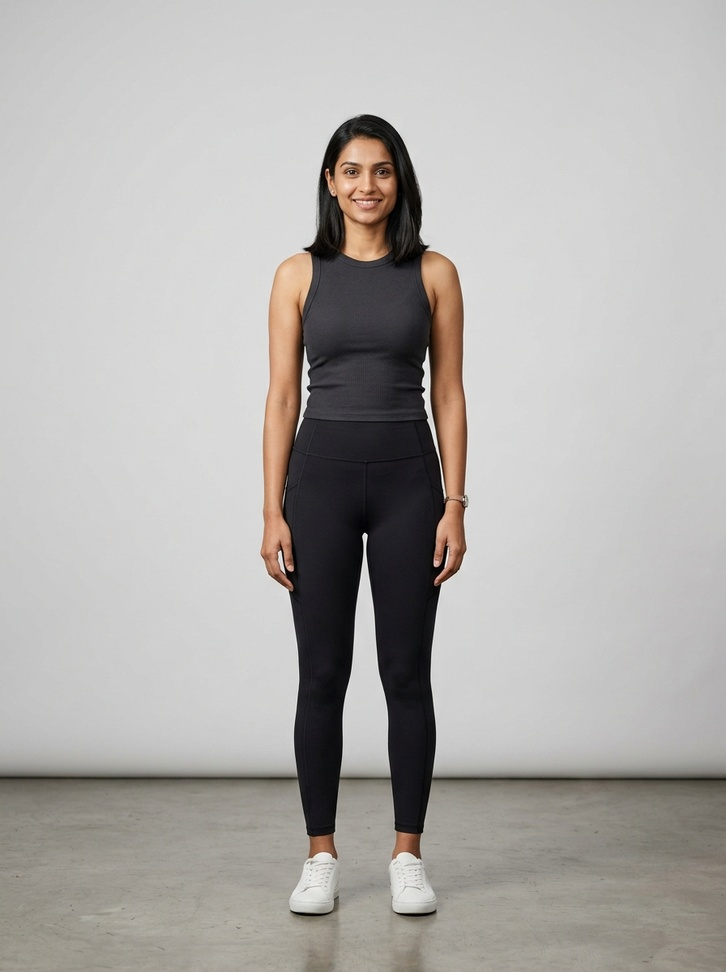
#> input picture inputs/persons/model_female_001.jpg, 726 x 972 px, shrunk from 896 x 1200 before the run, found by its file name
$ python detect_face_coords.py
#> lines starting #> are read from the running program, lines starting #| are printed output that depends on the picture
import cv2
import numpy as np

# Load Saree model
saree = cv2.imread("inputs/persons/model_female_001.jpg")
#> saree is the input picture: shape (972, 726, 3); mean B, G, R 170.4, 173.1, 175.8
sh, sw = saree.shape[:2]
#> sh = 972; sw = 726

# Load face cascade
face_cascade = cv2.CascadeClassifier(cv2.data.haarcascades + 'haarcascade_frontalface_default.xml')
gray = cv2.cvtColor(saree, cv2.COLOR_BGR2GRAY)
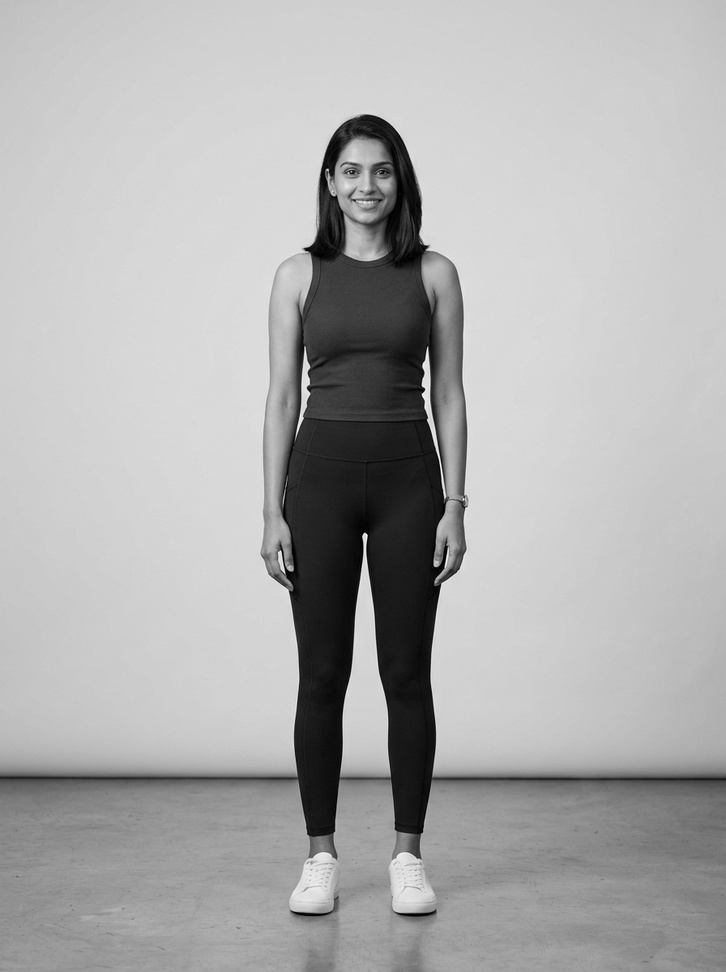
#> gray: shape (972, 726); min 0, max 254, mean 173.6
faces = face_cascade.detectMultiScale(gray, 1.1, 4)
#> faces = [[326, 141, 80, 80]]

for (fx, fy, fw, fh) in faces:
    print(f"Detected Saree Girl Face at: x={fx}, y={fy}, w={fw}, h={fh}")
#> this loop made 1 pass
#| Detected Saree Girl Face at: x=326, y=141, w=80, h=80

# Load isolated green dress
green = cv2.imread("assets/dataset_14/tryons/emerald_green_suit.jpg")
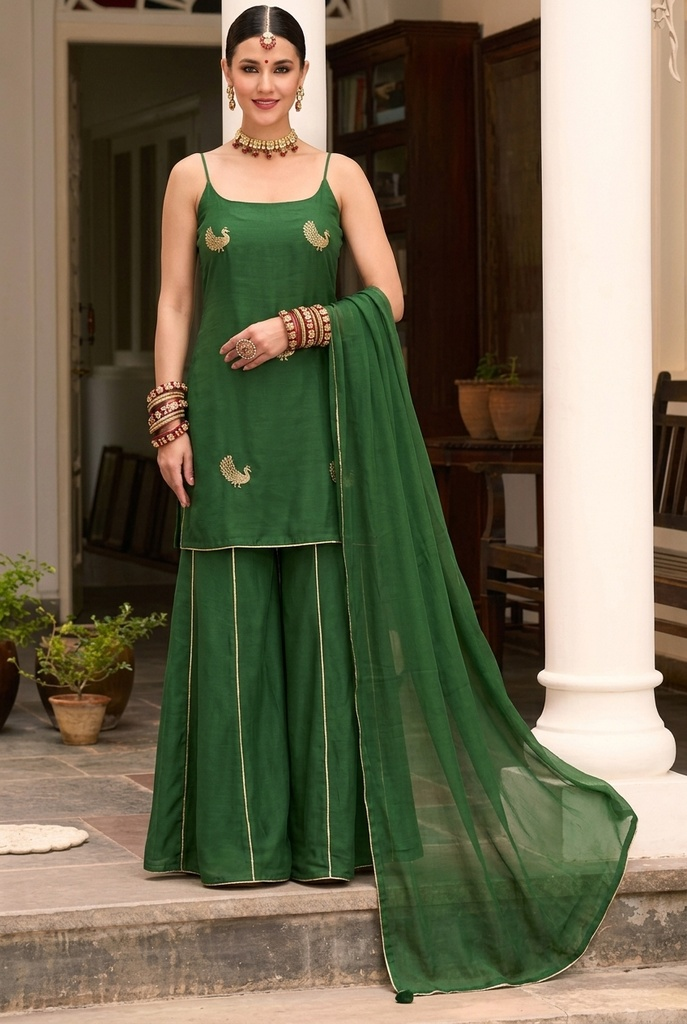
#> input picture assets/dataset_14/tryons/emerald_green_suit.jpg, 687 x 1024 px, shrunk from 848 x 1264 before the run, found by its file name
#> green is the input picture: shape (1024, 687, 3); mean B, G, R 81.7, 104.9, 111.6
gh, gw = green.shape[:2]
#> gh = 1024; gw = 687
gray_g = cv2.cvtColor(green, cv2.COLOR_BGR2GRAY)
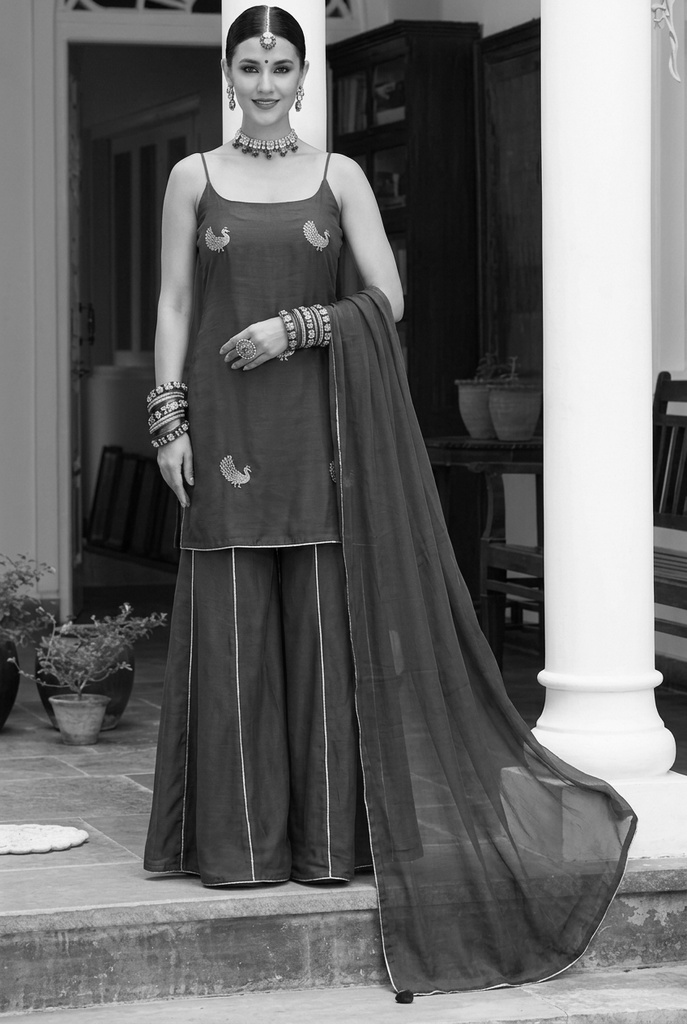
#> gray_g: shape (1024, 687); min 1, max 253, mean 104.3
faces_g = face_cascade.detectMultiScale(gray_g, 1.1, 4)
#> faces_g = [[646, 1, 26, 26], [139, 412, 56, 56], [221, 34, 91, 91]]
for (gx, gy, gw_box, gh_box) in faces_g:
    print(f"Detected Green Dress Face at: x={gx}, y={gy}, w={gw_box}, h={gh_box}")
#> this loop made 3 passes
#| Detected Green Dress Face at: x=646, y=1, w=26, h=26
#| Detected Green Dress Face at: x=139, y=412, w=56, h=56
#| Detected Green Dress Face at: x=221, y=34, w=91, h=91
